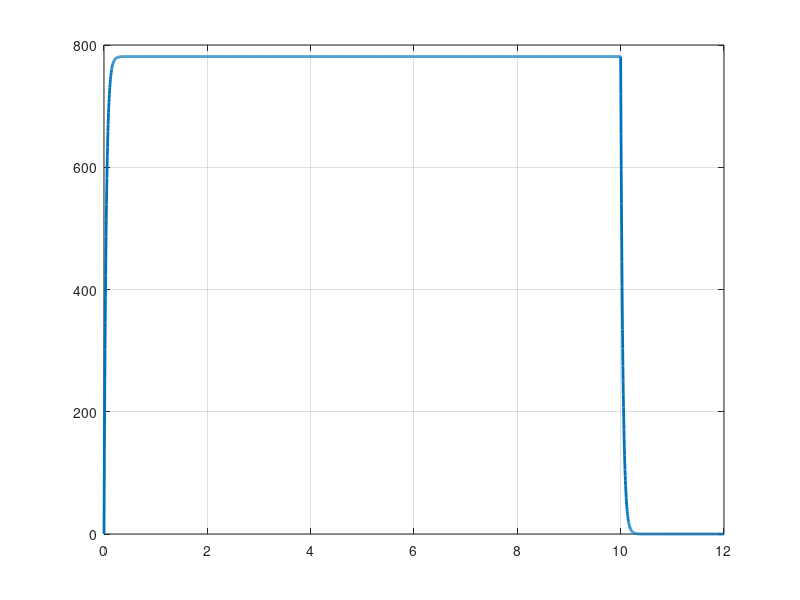

This chart was generated by the following MATLAB code: (Note: this script raises an error after producing the figure.)
% Konzentrationsverlauf von Ameisensäure in einer Doppelzander-Beute
% 10 Tage Verdunstung (treiberbasiert) + 2 Tage Abbau
clear all; close all;

%% Konstanten & Parameter
V_beute = 0.072;            % Beutenvolumen [m^3] (Doppelzander ~ 72 L)
R = 8.314;                  % Gaskonstante [J/(mol*K)]
T = 298;                    % Temperatur [K] (~25 °C)
p = 1e5;                    % Gesamtdruck [Pa] ~ 1 bar

% Ameisensäure
rho_HCOOH = 1.22;           % Dichte [g/ml]
M_HCOOH   = 46.03e-3;       % Molare Masse [kg/mol]

% Praxis-Quelle (Reservoirverlust, NICHT direkt Gasphase!)
ml_per_day = 29;            % Verdunstungsrate aus Praxis [ml/Tag]
t_day = 24*3600;            % [s]
t_evap = 10 * t_day;        % [s] Verdunstung aktiv
t_total = 12 * t_day;       % [s] Gesamtlaufzeit (10 d + 2 d Abbau)

% Luftwechsel (ACH) und zusätzliche Senke
ACH = [1, 4, 6, 10];           % [1/h] Luftwechselraten (3 Kurven)
k_vent = ACH/3600;          % [1/s]
sink_factor = 0.0;          % Anteil der Extrasenke relativ zur Lüftung (0..1)
k_sink = sink_factor .* k_vent;  % [1/s] zusätzliche Verluste

% >>> Gasphasen-Sättigung über Lösung (Effektivparameter):
% y_star ist der effektive Volumenanteil der HCOOH im Gas im Gleichgewicht
% über der verwendeten Lösung bei T (fasst Aktivität, Mischungsgrad etc. zusammen).
y_star = 0.05;              % (z.B. 5% v/v) --> bitte bei Bedarf kalibrieren
C_sat = (y_star * p) / (R * T);   % [mol/m^3] Sättigungskonzentration in Gasphase

% --- Kalibrierung der Emission: k_emis aus anfänglichem Stoffmengenstrom ---
% Start-Massenstrom (aus 29 ml/Tag):
m_dot0_gps = ml_per_day * rho_HCOOH / t_day;  % [g/s]
n_dot0 = (m_dot0_gps / 1000) / M_HCOOH;       % [mol/s] (g->kg, dann /M)
% Bei C=0 ist Emission = k_emis * C_sat = n_dot0  -> k_emis:
k_emis = n_dot0 / C_sat;    % [1/s] effektive Emissionskonstante

% Hilfsfunktionen
ppm = @(c) c * R * T / p * 1e6;  % mol/m^3 -> ppm (Vol-ppm)
toDays = @(tsec) tsec/3600/24;

%% Zeitachse
t = linspace(0, t_total, 3000);  % [s]

%% Berechnung
C = zeros(numel(ACH), numel(t));     % mol/m^3
C_ss = zeros(size(ACH));             % stationäre Werte während Aktivphase
C_end10d = zeros(size(ACH));         % Konzentration am Ende der 10 Tage
C_ss_ppm = zeros(size(ACH));
C_end10d_ppm = zeros(size(ACH));

for i = 1:numel(ACH)
    kv = k_vent(i);
    ks = k_sink(i);
    lambda_on  = k_emis + kv + ks;   % Gesamtabklingrate in der Aktivphase
    lambda_off = kv + ks;            % nach Abschalten (nur Verluste)

    % Stationärwert während Verdunstung (t -> ∞, Quelle aktiv):
    C_ss(i) = (k_emis * C_sat) / lambda_on;     % [mol/m^3]
    C_ss_ppm(i) = ppm(C_ss(i));

    % Phase 1 (0 .. t_evap): C(t) = C_ss * (1 - exp(-lambda_on * t)), C(0)=0
    t1 = t(t <= t_evap);
    C1 = C_ss(i) * (1 - exp(-lambda_on * t1));

    % Konzentration am Ende der Aktivphase:
    C_end = C_ss(i) * (1 - exp(-lambda_on * t_evap));
    C_end10d(i) = C_end;
    C_end10d_ppm(i) = ppm(C_end);

    % Phase 2 (t_evap .. t_total): dC/dt = -lambda_off * C
    t2 = t(t > t_evap);
    C2 = C_end * exp(-lambda_off * (t2 - t_evap));

    % Zusammenfügen
    C(i,:) = [C1, C2];
end

%% Plot
figure; hold on; grid on; box on;
colors = lines(numel(ACH));

for i = 1:numel(ACH)
    plot(toDays(t), ppm(C(i,:)), 'LineWidth', 2, 'Color', colors(i,:));
    % Stationären Wert (während Aktivphase) markieren:
    yline(C_ss_ppm(i), '--', sprintf('C_{stat}≈%.0f ppm (%d/h)', C_ss_ppm(i), ACH(i)), ...
        'Color', colors(i,:), 'LineWidth', 1);
end

% Vertikale Linie: Ende der Verdunstung
xline(toDays(t_evap), 'k--', 'Verdunstung stoppt', ...
    'LineWidth', 1.2, 'LabelOrientation', 'horizontal', 'LabelVerticalAlignment', 'bottom');

xlabel('Zeit [Tage]');
ylabel('Ameisensäure-Konzentration [ppm]');
title(sprintf(['Ameisensäure in Doppelzander (V=72 L): 10 Tage Emission + 2 Tage Abbau\n',...
               'y^* = %.2f,  sink = %.0f%%%% von Lüftung, k_{emis} = %.3g s^{-1}'], ...
               y_star, sink_factor*100, k_emis));
legend(arrayfun(@(x) sprintf('%d Luftwechsel/h', x), ACH, 'UniformOutput', false), ...
    'Location', 'northeast');
xlim([0, toDays(t_total)]);

%% Konsolenausgabe
disp('--- Parameter & Kalibrierung ---');
fprintf('Beutevolumen V           = %.3f m^3\n', V_beute);
fprintf('Praxisrate               = %.1f ml/Tag  (%.3f g/s)\n', ml_per_day, m_dot0_gps);
fprintf('n_dot(0)                 = %.3g mol/s\n', n_dot0);
fprintf('C_sat (Gas, eff.)        = %.3g mol/m^3  (≈ %.0f ppm)\n', C_sat, ppm(C_sat));
fprintf('k_emis                   = %.3g 1/s\n', k_emis);
fprintf('sink_factor              = %.2f (k_sink = sink_factor * k_vent)\n\n', sink_factor);

disp('--- Ergebnisse (während Aktivphase / nach 10 Tagen) ---');
for i = 1:numel(ACH)
    fprintf('ACH = %2d/h:  C_stat ≈ %6.0f ppm,   C(10 d) ≈ %6.0f ppm\n', ...
        ACH(i), C_ss_ppm(i), C_end10d_ppm(i));
end

% Optional: Zeit bis unter z.B. 100 ppm nach Abschalten
threshold_ppm = 100;
disp(' ');
fprintf('Zeit bis unter %d ppm nach Abschalten (ab Tag 10):\n', threshold_ppm);
for i = 1:numel(ACH)
    k_off = k_vent(i) + k_sink(i);
    if C_end10d_ppm(i) <= threshold_ppm
        t_decay = 0;
    else
        t_decay = log(C_end10d_ppm(i)/threshold_ppm) / k_off; % [s]
    end
    fprintf('ACH = %2d/h:  %.2f Tage\n', ACH(i), toDays(t_decay));
end
